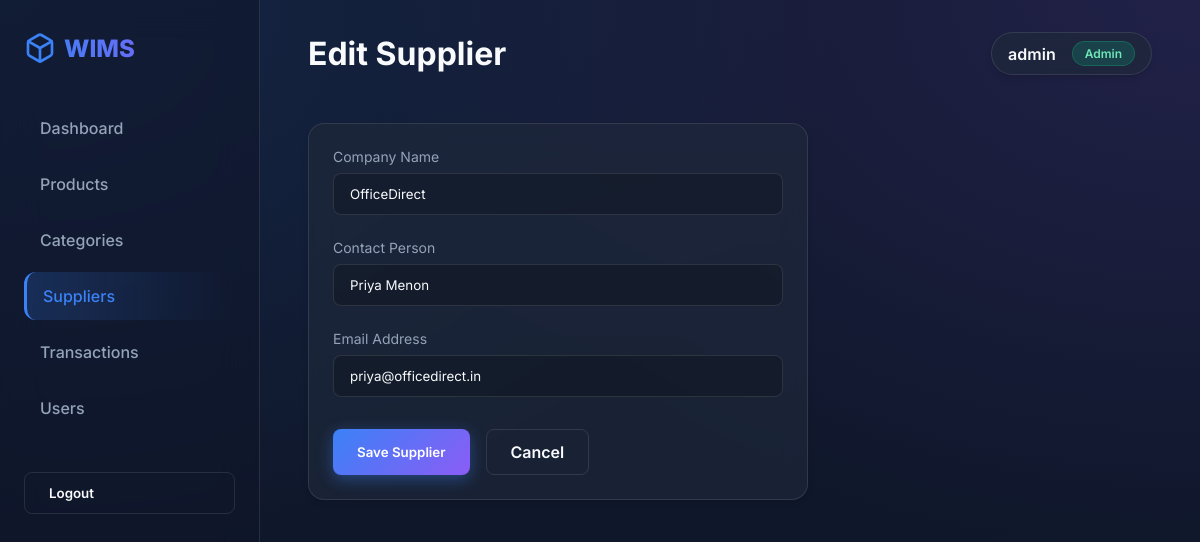
The app's page /suppliers/5/edit/ (signed in) with its own data.
### inventory/models.py (models this page shows, shortened)
class User(AbstractUser):
    ROLE_CHOICES = (
        ("ADMIN", "Admin"),
        ("MANAGER", "Manager"),
        ("STAFF", "Staff"),
    )
    role = models.CharField(max_length=10, choices=ROLE_CHOICES, default="STAFF")

class Supplier(models.Model):
    company_name = models.CharField(max_length=200)
    contact_person = models.CharField(max_length=100)
    email = models.EmailField()
    phone = models.CharField(max_length=20, blank=True)
    class Meta:
        ordering = ["company_name"]

### inventory/views.py (the view)
# urls.py: path("suppliers/<int:pk>/edit/", views.supplier_update, name="supplier_update"),
@login_required
@user_passes_test(is_manager_or_above)
def supplier_update(request, pk):
    supplier = get_object_or_404(Supplier, pk=pk)
    if request.method == "POST":
        form = SupplierForm(request.POST, instance=supplier)
        if form.is_valid():
            form.save()
            messages.success(request, "Supplier updated successfully.")
            return redirect("supplier_list")
    else:
        form = SupplierForm(instance=supplier)
    return render(
        request,
        "inventory/supplier_form.html",
        {"form": form, "title": "Edit Supplier"},
    )

### inventory/forms.py
class SupplierForm(forms.ModelForm):
    class Meta:
        model = Supplier
        fields = ["company_name", "contact_person", "email", "phone"]
        widgets = {
            "phone": forms.TextInput(attrs={"placeholder": "+91 98765 43210"}),
        }

### inventory/views.py (called while the page is built)
def is_manager_or_above(user):
    return user.is_authenticated and (user.role in ("ADMIN", "MANAGER") or user.is_superuser)

### templates/inventory/supplier_form.html (shortened to what this page needs)
{% extends "inventory/base.html" %}
{% block page_title %}{{ title }}{% endblock %}
{% block content %}
<div class="card glass" style="max-width: 500px;">
    <form method="post">
        <div class="form-group">
            <label for="{{ form.company_name.id_for_label }}">Company Name</label>
            {{ form.company_name }}
        </div>
        <div class="form-group">
            <label for="{{ form.contact_person.id_for_label }}">Contact Person</label>
            {{ form.contact_person }}
        </div>
        <div class="form-group mb-8">
            <label for="{{ form.email.id_for_label }}">Email Address</label>
            {{ form.email }}
        </div>
        <div class="flex gap-4">
            <button type="submit" class="btn btn-primary">Save Supplier</button>
            <a href="{% url 'supplier_list' %}" class="btn btn-outline">Cancel</a>
        </div>
    </form>
</div>
{% endblock %}

### templates/inventory/base.html (shortened to what this page needs)
<!DOCTYPE html>
<html lang="en">
<head>
    {% load static %}
    <link rel="stylesheet" href="{% static 'css/styles.css' %}">
</head>
<body>
    {% if user.is_authenticated %}
    <aside class="sidebar">
        <div class="sidebar-logo">
            WIMS
        </div>
        <ul class="nav-links">
            <li class="nav-item">
                <a href="{% url 'dashboard' %}" class="{% if request.resolver_match.url_name == 'dashboard' %}active{% endif %}">
                    Dashboard
                </a>
            </li>
            <li class="nav-item">
                <a href="{% url 'product_list' %}" class="{% if 'product' in request.resolver_match.url_name %}active{% endif %}">
                    Products
                </a>
            </li>
            <li class="nav-item">
                <a href="{% url 'category_list' %}" class="{% if 'category' in request.resolver_match.url_name %}active{% endif %}">
                    Categories
                </a>
            </li>
            <li class="nav-item">
                <a href="{% url 'supplier_list' %}" class="{% if 'supplier' in request.resolver_match.url_name %}active{% endif %}">
                    Suppliers
                </a>
            </li>
            <li class="nav-item">
                <a href="{% url 'transaction_list' %}" class="{% if 'transaction' in request.resolver_match.url_name %}active{% endif %}">
                    Transactions
                </a>
            </li>
            {% if user.role == 'ADMIN' or user.is_superuser %}
            <li class="nav-item">
                <a href="{% url 'user_list' %}" class="{% if 'user' in request.resolver_match.url_name %}active{% endif %}">
                    Users
                </a>
            </li>
            {% endif %}
            <li class="nav-item" style="margin-top: 2rem;">
                <form action="{% url 'logout' %}" method="post">
                    <button type="submit" class="btn btn-outline" style="width: 100%; justify-content: flex-start;">Logout</button>
                </form>
            </li>
        </ul>
    </aside>
    {% endif %}
    <main class="main-content" {% if not user.is_authenticated %}style="margin-left: 0; max-width: 100vw; display: flex; align-items: center; justify-content: center;"{% endif %}>
        {% if user.is_authenticated %}
        <header class="top-header">
            <h1 class="page-title">{% block page_title %}Dashboard{% endblock %}</h1>
            <div class="user-profile glass" style="padding: 0.5rem 1rem; border-radius: 999px;">
                <span style="font-weight: 600;">{{ user.username }}</span>
                <span class="badge badge-success">{{ user.get_role_display }}</span>
            </div>
        </header>
        {% endif %}
        {% block content %}{% endblock %}
    </main>
</body>
</html>

### static/css/styles.css (style rules this page uses)
:root { --bg-dark: #0f172a; --bg-card: rgba(30, 41, 59, 0.7); --primary: #3b82f6; --primary-hover: #2563eb; --accent: #8b5cf6; --text-main: #f8fafc; --text-muted: #94a3b8; --border-color: rgba(255, 255, 255, 0.1); --success: #10b981; --warning: #f59e0b; --danger: #ef4444; --font-main: 'Inter', sans-serif; }
* { box-sizing: border-box; margin: 0; padding: 0; }
body { font-family: var(--font-main); background-color: var(--bg-dark); color: var(--text-main); min-height: 100vh; display: flex; overflow-x: hidden; background-image: radial-gradient(at 0% 0%, rgba(59, 130, 246, 0.15) 0px, transparent 50%), radial-gradient(at 100% 0%, rgba(139, 92, 246, 0.15) 0px, transparent 50%); background-attachment: fixed; }
.glass { background: var(--bg-card); backdrop-filter: blur(12px); -webkit-backdrop-filter: blur(12px); border: 1px solid var(--border-color); border-radius: 16px; box-shadow: 0 4px 6px -1px rgba(0, 0, 0, 0.1), 0 2px 4px -1px rgba(0, 0, 0, 0.06); }
.sidebar { width: 260px; height: 100vh; position: fixed; left: 0; top: 0; padding: 2rem 1.5rem; display: flex; flex-direction: column; z-index: 10; border-right: 1px solid var(--border-color); background: rgba(15, 23, 42, 0.6); backdrop-filter: blur(20px); }
.sidebar-logo { font-size: 1.5rem; font-weight: 800; margin-bottom: 2.5rem; background: linear-gradient(to right, var(--primary), var(--accent)); -webkit-background-clip: text; -webkit-text-fill-color: transparent; display: flex; align-items: center; gap: 0.5rem; }
.nav-links { list-style: none; display: flex; flex-direction: column; gap: 0.5rem; }
.nav-item a { display: flex; align-items: center; gap: 1rem; padding: 0.875rem 1rem; color: var(--text-muted); text-decoration: none; border-radius: 12px; font-weight: 500; }
.nav-item a.active { background: linear-gradient(90deg, rgba(59,130,246,0.2) 0%, transparent 100%); color: var(--primary); border-left: 3px solid var(--primary); }
.main-content { margin-left: 260px; flex: 1; padding: 2rem 3rem; max-width: calc(100vw - 260px); }
.top-header { display: flex; justify-content: space-between; align-items: center; margin-bottom: 3rem; }
.page-title { font-size: 2rem; font-weight: 700; color: var(--text-main); }
.user-profile { display: flex; align-items: center; gap: 1rem; }
.card { padding: 1.5rem; }
.badge { padding: 0.25rem 0.75rem; border-radius: 9999px; font-size: 0.75rem; font-weight: 600; display: inline-flex; align-items: center; gap: 0.375rem; }
.badge-success { background: rgba(16, 185, 129, 0.2); color: #6ee7b7; border: 1px solid rgba(16, 185, 129, 0.3); }
.form-group { margin-bottom: 1.5rem; }
label { display: block; margin-bottom: 0.5rem; color: var(--text-muted); font-size: 0.875rem; }
input[type="text"], input[type="number"], input[type="email"], input[type="password"], select, textarea { width: 100%; padding: 0.75rem 1rem; background: rgba(0, 0, 0, 0.2); border: 1px solid var(--border-color); border-radius: 8px; color: var(--text-main); font-family: inherit; }
.btn { display: inline-flex; align-items: center; justify-content: center; gap: 0.5rem; padding: 0.75rem 1.5rem; border-radius: 8px; font-weight: 600; cursor: pointer; border: none; font-family: inherit; text-decoration: none; }
.btn-primary { background: linear-gradient(135deg, var(--primary), var(--accent)); color: white; box-shadow: 0 4px 15px rgba(59, 130, 246, 0.4); }
.btn-outline { background: transparent; border: 1px solid var(--border-color); color: var(--text-main); }
.flex { display: flex; }
.gap-4 { gap: 1rem; }
.mb-8 { margin-bottom: 2rem; }

### records on screen
User: username "admin", role "Admin"
Supplier: company_name "OfficeDirect", contact_person "Priya Menon", email "priya@officedirect.in"

### other values on screen
{{ title }} "Edit Supplier"
